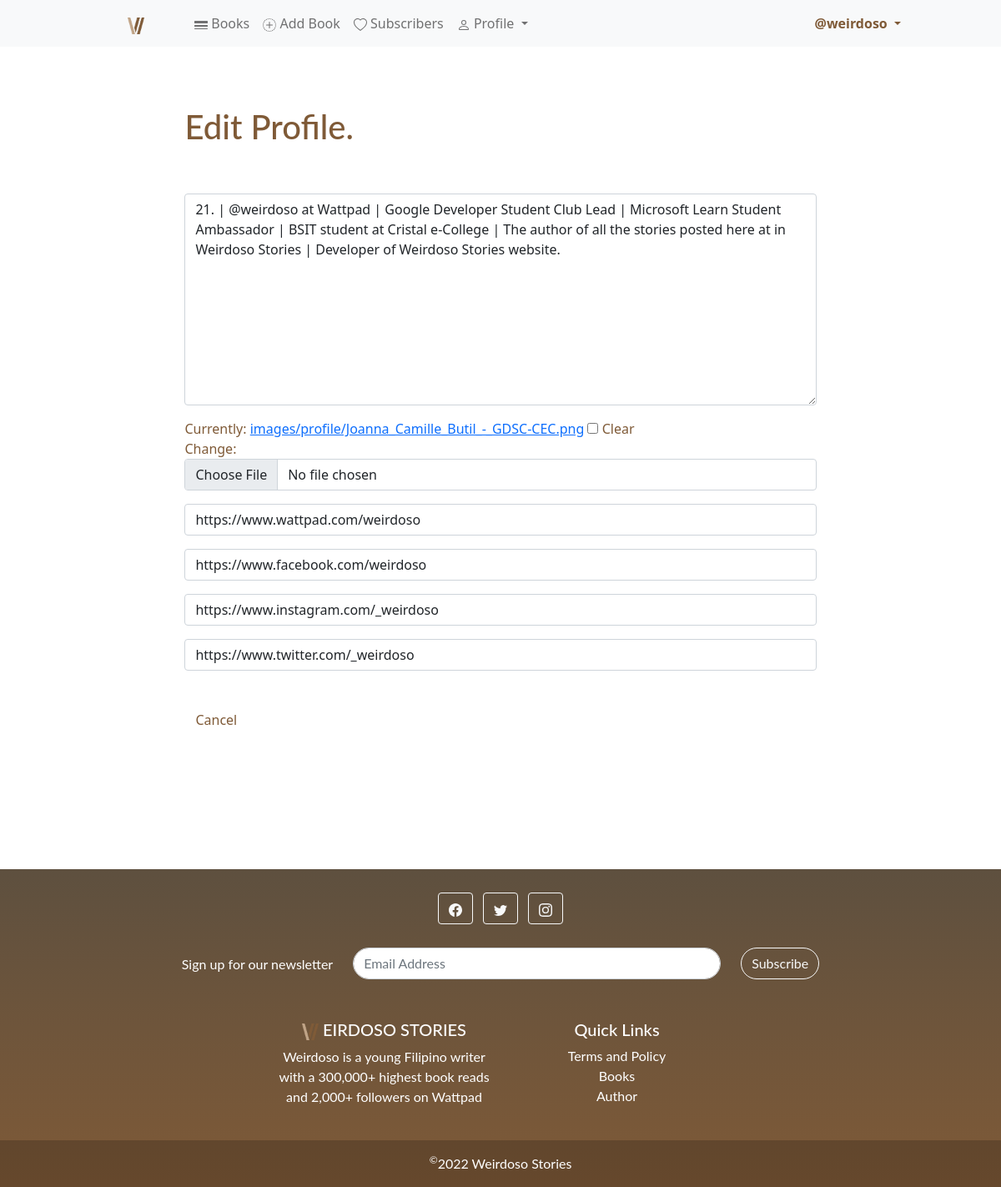
The page /weirdosostoriesmembers/1/edit_profile_page/ (signed in) on the database its author committed.
### weirdosostoriesapp/models.py (models this page shows, shortened)
class Profile (models.Model):
    user = models.OneToOneField(User, null=True, on_delete=models.CASCADE)
    bio = models.TextField()
    profile_pic = models.ImageField(null=True, blank=True, upload_to="images/profile/")
    facebook_url = models.CharField(max_length=200, null=True, blank=True)
    instagram_url = models.CharField(max_length=200, null=True, blank=True)
    twitter_url = models.CharField(max_length=200, null=True, blank=True)
    wattpad_url = models.CharField(max_length=200, null=True, blank=True)

### weirdosostoriesmembers/views.py (the view)
# urls.py: path('<int:pk>/edit_profile_page/', EditProfilePageView.as_view(), name='edit_profile_page'),
class EditProfilePageView(generic.UpdateView):
    model = Profile
    form_class = ProfilePageForm
    template_name = 'registration/edit_profile_page.html'
    success_url = reverse_lazy('home')

### weirdosostoriesmembers/templates/registration/edit_profile_page.html (shortened to what this page needs)
{% extends 'base.html' %}
{% block content %}
{% if user.is_authenticated %}
<div class="container" style="max-width:70%;">
    {% if user.id == profile.user.id %}
        <br/><br/>
        <h1 style="font-family: lato;color:#7f5a37;">Edit Profile.</h1>
        <br/><br/>
</div>
<div class="container" style="max-width:70%;">
        <div class="mb-3">
        <form method="POST" enctype="multipart/form-data" style="color:#7f5a37;">
            {{ form.as_p }}
            <br/>
            <a href="{% url 'home' %}" class="btn btn-outline-none"  style="color:#7f5a37;"> Cancel </a>
            <button class="btn" bgcolor="#7f5a37" style="color:white; border-radius: 20px 20px 20px 20px;">Save Changes</button>
        </form>
        </div>
    {% endif %}
{% endif %}
</div>
{% endblock %}

### weirdosostoriesapp/templates/base.html (shortened to what this page needs)
<!doctype html>
<html lang="en" >
<head>
    {% load static %}
    <link href="https://cdn.jsdelivr.net/npm/bootstrap@5.1.3/dist/css/bootstrap.min.css" rel="stylesheet"
>
</head>
<body>
<nav class="navbar navbar-expand-lg navbar-light bg-light">
    <div class="container-fluid">
        <a class="navbar-brand" href="{% url 'home' %}" style="margin-left: 12%; font-family:lato;">
            <img src="{% static 'theweirdosostories/images/Weirdoso Stories Logo.png' %}" height="20" width="20">
        </a>
        <div class="collapse navbar-collapse" id="navbarSupportedContent">
            <ul class="navbar-nav me-auto mb-2 mb-lg-0">
                <li class="nav-item">
                    <a class="nav-link" href="{% url 'home' %}" style="margin-left: 20px;">
                    </a>
                </li>
                {% if user.is_authenticated %}
                <li class="nav-item">
                    <a class="nav-link" href="{% url 'reading_lists' %}">
                        Books
                    </a>
                </li>
                {% if user.is_superuser %}
                <li class="nav-item">
                    <a class="nav-link" href="{% url 'add_bookpost' %}">
                        Add Book
                    </a>
                </li>
                <li class="nav-item">
                    <a class="nav-link" href="{% url 'subscribers' %}">
                        Subscribers
                    </a>
                </li>
                {% endif %}
                <li class="nav-item dropdown">
                    <a class="nav-link dropdown-toggle" href="#" data-bs-toggle="dropdown">
                        Profile
                    </a>
                </li>
            </ul>
            {% endif %}
            {% if user.is_authenticated %}
            <ul class="navbar-nav ml-auto">
                <li class="nav-item dropdown">
                    <a class="nav-link dropdown-toggle" style="margin-right: 100px; color:#7f5a37;" href="#"
                       id="navbarDropdown"
                       role="button" data-bs-toggle="dropdown" aria-expanded="false">
                        <b>
                        @{{ user.username }}
                            </b>
                    </a>
                </li>
            </ul>
            {% endif %}
        </div>
    </div>
</nav>
<br/>
<div class="container">
    {% block content %}
    {% endblock %}
</div>
<br/> <br/> <br/> <br/> <br/> <br/>
<footer bgcolor="#5e503f" style="font-family:lato; color: white;" id="foot">
    <center>
        <div class="container p-4">
            <section class="mb-4">
                <a class="btn btn-outline-light btn-floating m-1"
                   href="https://web.facebook.com/weirdosowattpad/?_rdc=1&_rdr" role="button"
                >
                </a>
                <a class="btn btn-outline-light btn-floating m-1" href="https://www.twitter.com/_weirdoso" role="button"
                >
                </a>
                <a class="btn btn-outline-light btn-floating m-1" href="https://www.instagram.com/_weirdoso"
                   role="button"
                >
                </a>
            </section>
            <section class="">
                <form action="">
                    <div class="row d-flex justify-content-center">
                        <div class="col-auto">
                            <p class="pt-2">
                                Sign up for our newsletter
                            </p>
                        </div>
                        <div class="col-md-5 col-12">
                            <a href="{% url 'add_subscribers' %}" style="text-decoration: none;">
                                <div class="form-outline form-white mb-4">
                                <input type="email" id="form5Example21" class="form-control"
                                       placeholder="Email Address" style="border-radius: 20px 20px 20px 20px;"/>
                                </div>
                            </a>
                        </div>
                        <div class="col-auto">
                            <button type="submit" class="btn btn-outline-light mb-4" style="border-radius: 20px 20px 20px 20px;">
                                Subscribe
                            </button>
                        </div>
                    </div>
                </form>
            </section>
            <section class="">
                <div class="row">
                    <div class="col-lg-3 col-md-6 mb-4 mb-md-0">
                    </div>
                    <div class="col-lg-3 col-md-6 mb-4 mb-md-0">
                        <h5 class="text-uppercase"><img
                                src="{% static 'theweirdosostories/images/Weirdoso Stories Logo.png' %}" height="20"
                                width="20"> EIRDOSO STORIES</h5>
                        <ul class="list-unstyled mb-0">
                            <li>
                                <p> Weirdoso is a young Filipino writer with a 300,000+ highest book reads and 2,000+
                                    followers on Wattpad</p>
                            </li>
                        </ul>
                    </div>
                    <div class="col-lg-3 col-md-6 mb-4 mb-md-0">
                        <h5>Quick Links </h5>
                        <ul class="list-unstyled mb-0">
                            <li>
                                <a href="{% url 'terms' %}" class="text-white" style="text-decoration:none;">Terms and
                                    Policy </a>
                            </li>
                            <li>
                                <a href="{% url 'reading_lists' %}" class="text-white" style="text-decoration:none;">Books</a>
                            </li>
                            <li>
                                <a href="https://heylink.me/joannacamillebutil/" class="text-white" target="_blank"
                                   style="text-decoration:none;">Author</a>
                            </li>
                        </ul>
                    </div>
                </div>
            </section>
        </div>
        <div class="text-center p-3" style="background-color: rgba(0, 0, 0, 0.2);">
            <sup>©</sup>2022 Weirdoso Stories
        </div>
    </center>
</footer>
</body>
</html>

### weirdosostoriesapp/templates/base.html (style rules this page uses)
#foot { background-image: linear-gradient(#5e503f,#7f5a37 ); }

### rows shown on the page
Profile: bio "21. | @weirdoso at Wattpad | Google Developer Student Club Lead | Microsoft Learn Student Ambassador | BSIT student at Cristal e-College | The author of all the stories posted here at in Weirdoso Stories | Developer of Weirdoso Stories website.", wattpad_url "https://www.wattpad.com/weirdoso", facebook_url "https://www.facebook.com/weirdoso", instagram_url "https://www.instagram.com/_weirdoso", twitter_url "https://www.twitter.com/_weirdoso"

### other values the page prints
{{ user.username }} "weirdoso"
